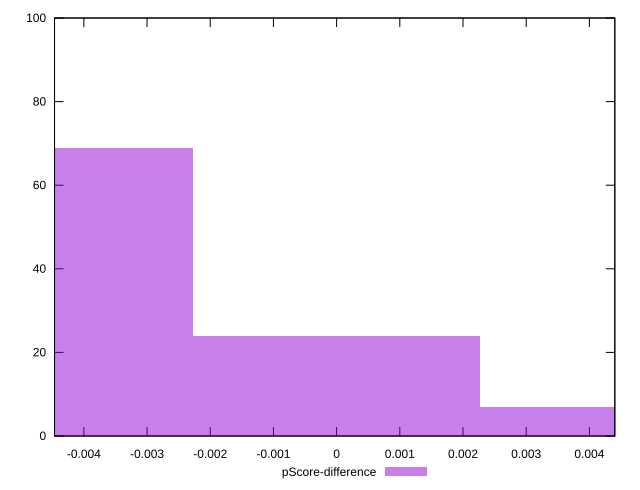

Generate this figure with gnuplot:
reset

$pScoreDifference <<EOF
0.004543904181667202 7
-0.004543904181667202 69
0 24
EOF

set key outside below
set boxwidth 0.004543904181667202
set xrange [-0.004464248279489085:0.004402667399205593]
set yrange [0:100]
set trange [0:100]
set style fill transparent solid 0.5 noborder
set terminal svg size 640, 490 enhanced background rgb 'white'
set output "reprap/cumulative-layout-shift/samples/pages/pScore-difference/histogram.svg"

plot $pScoreDifference title "pScore-difference" with boxes

reset
